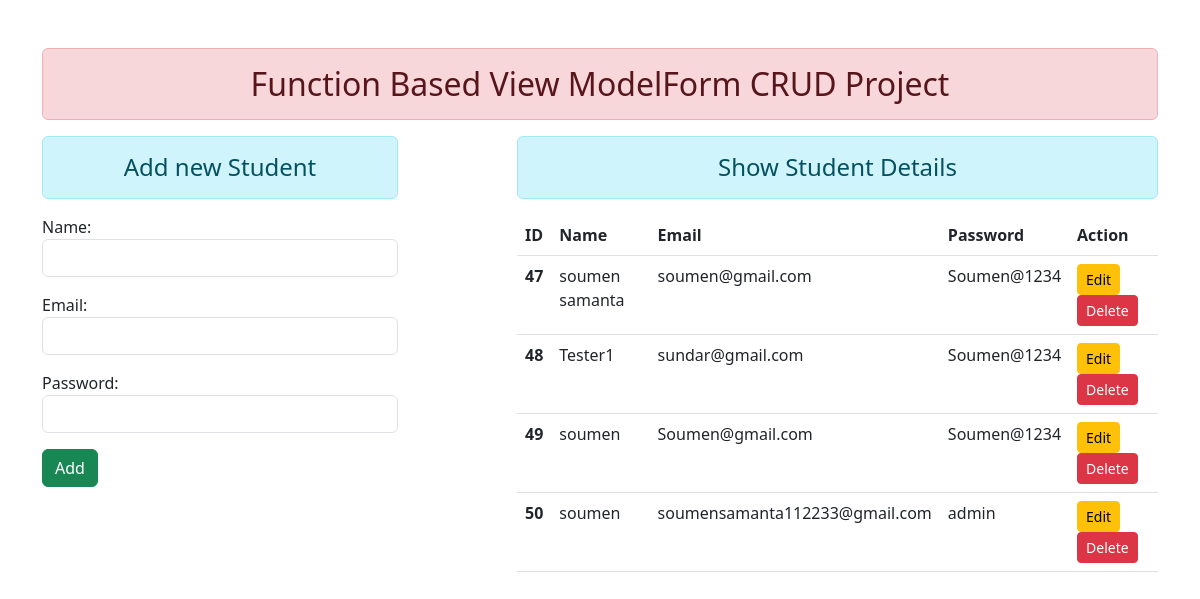
The page / on the database its author committed.
### enroll/models.py (models this page shows)
class User(models.Model):
    name= models.CharField(max_length=70)
    email= models.EmailField(max_length=100)
    password= models.CharField(max_length=100)

### enroll/views.py (the view)
# urls.py: path('',add_show, name='addandshow'),
def add_show(request):
    if request.method=='POST':
        fm=StudentRegistration(request.POST)
        if fm.is_valid():
            nm=fm.cleaned_data['name']
            em=fm.cleaned_data['email']
            ps=fm.cleaned_data['password']
        UserObj=User(name=nm, email=em, password=ps)
        UserObj.save()
        return redirect('addandshow')
    else:
        fm=StudentRegistration()
    stud=User.objects.all()
    return render(request, 'enroll/addandshow.html', {'form':fm, 'stu':stud})

### enroll/forms.py
class StudentRegistration(forms.ModelForm):
    class Meta:
        model=User
        fields=['name', 'email', 'password']
        widgets={
            'name': forms.TextInput(attrs={'class':'form-control'}),
            'email': forms.EmailInput(attrs={'class':'form-control'}),
            'password': forms.PasswordInput(render_value=True, attrs={'class':'form-control'}),
        }

### enroll/templates/enroll/addandshow.html (shortened to what this page needs)
{% extends 'enroll/base.html' %}
{% load static %}
{% block content %}
    <div class="row">
        <div class="col-sm-4">
            <h4 class='text-center alert alert-info'>Add new Student</h4>
            <form action="/" method="post" >{% csrf_token %}
                {{form.as_p}}
                <input type="submit" value="Add" class='btn btn-success'>
            </form>
        </div>
        <div class="col-sm-7 offset-1">
            <h4 class='text-center alert alert-info'>Show Student Details</h4>
            {% if stu %}
                <table class="table table-hover">
                    <thead>
                        <tr>
                            <th scope='coll'>ID</th>
                            <th scope='coll'>Name</th>
                            <th scope='coll'>Email</th>
                            <th scope='coll'>Password</th>
                            <th scope='coll'>Action</th>
                        </tr>
                    </thead>
                    <tbody>
                        {% for st in stu %}
                            <tr>
                                <th scope='row'>{{st.id}}</th>
                                <td>{{st.name}}</td>
                                <td>{{st.email}}</td>
                                <td>{{st.password}}</td>
                                <td>
                                    <a href="{% url 'updateData' st.id %}" class='btn btn-warning btn-sm'>Edit</a>
                                    <a href="{% url 'deleteData' st.id %}" class='btn btn-danger btn-sm'>Delete</a>
                                </td>
                            </tr>
                        {% endfor %}
                    </tbody>
                </table>
            {% else %}
                <h4 class='text-center alert alert-info'>No Records</h4>
            {% endif %}
        </div>
    </div>
{% endblock content %}

### enroll/templates/enroll/base.html (shortened to what this page needs)
<!DOCTYPE html>
{% load static %}
<html lang="en">
<head>
    <link href="https://cdn.jsdelivr.net/npm/bootstrap@5.3.0-alpha3/dist/css/bootstrap.min.css" rel="stylesheet">
</head>
<body>
    <div class="container mt-5">
        <h2 class='text-center alert alert-danger'>Function Based View ModelForm CRUD Project</h2>
        {% block content %}
        {% endblock content %}
    </div>
</body>
</html>

### rows shown on the page
User: id "47", name "soumen samanta", email "soumen@gmail.com", password "Soumen@1234"
User: id "48", name "Tester1", email "sundar@gmail.com", password "Soumen@1234"
User: id "49", name "soumen", email "Soumen@gmail.com", password "Soumen@1234"
User: id "50", name "soumen", email "soumensamanta112233@gmail.com", password "admin"
